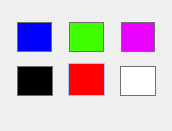
<?xml version="1.0" encoding="UTF-8"?>
<ui version="4.0">
 <class>ColorWdg</class>
 <widget class="QWidget" name="ColorWdg">
  <property name="geometry">
   <rect>
    <x>0</x>
    <y>0</y>
    <width>172</width>
    <height>131</height>
   </rect>
  </property>
  <property name="minimumSize">
   <size>
    <width>172</width>
    <height>131</height>
   </size>
  </property>
  <property name="maximumSize">
   <size>
    <width>172</width>
    <height>131</height>
   </size>
  </property>
  <property name="windowTitle">
   <string>Form</string>
  </property>
  <property name="styleSheet">
   <string notr="true">QWidget#widget_back
{
    border-image:url(:/imgs/colorwdg.png);
}

QPushButton
{
	height: 35px;
    width:35px;

	border:1px solid #707070;

margin:3px 2px 2px 2px
}

QPushButton:hover
{
    border:1px solid #6cb8ff;
}

QPushButton:pressed
{
    border:1px solid #95ccff;
}

QPushButton:checked
{
    border:1px solid #95ccff;

margin:0px 0px 2px 0px
}

QPushButton#pushButton_blue
{		
	background-color: rgb(0, 0, 255);
}

QPushButton#pushButton_green
{		
	background-color: #42ff00;
}
QPushButton#pushButton_pink
{		
	background-color: #ea00ff;
}
QPushButton#pushButton_black
{		
	background-color: rgb(0, 0, 0);
}
QPushButton#pushButton_red
{		
	background-color: rgb(255, 0, 0);
}
QPushButton#pushButton_white
{		
	background-color: rgb(255, 255, 255);
}</string>
  </property>
  <layout class="QVBoxLayout" name="verticalLayout">
   <property name="spacing">
    <number>0</number>
   </property>
   <property name="leftMargin">
    <number>0</number>
   </property>
   <property name="topMargin">
    <number>0</number>
   </property>
   <property name="rightMargin">
    <number>0</number>
   </property>
   <property name="bottomMargin">
    <number>0</number>
   </property>
   <item>
    <widget class="QWidget" name="widget_back" native="true">
     <layout class="QVBoxLayout" name="verticalLayout_2">
      <property name="spacing">
       <number>0</number>
      </property>
      <property name="leftMargin">
       <number>15</number>
      </property>
      <property name="topMargin">
       <number>15</number>
      </property>
      <property name="rightMargin">
       <number>15</number>
      </property>
      <property name="bottomMargin">
       <number>27</number>
      </property>
      <item>
       <layout class="QHBoxLayout" name="horizontalLayout">
        <property name="spacing">
         <number>13</number>
        </property>
        <item>
         <widget class="QPushButton" name="pushButton_blue">
          <property name="minimumSize">
           <size>
            <width>0</width>
            <height>35</height>
           </size>
          </property>
          <property name="maximumSize">
           <size>
            <width>16777215</width>
            <height>35</height>
           </size>
          </property>
          <property name="text">
           <string/>
          </property>
          <property name="checkable">
           <bool>true</bool>
          </property>
          <attribute name="buttonGroup">
           <string notr="true">buttonGroup_color</string>
          </attribute>
         </widget>
        </item>
        <item>
         <widget class="QPushButton" name="pushButton_green">
          <property name="minimumSize">
           <size>
            <width>0</width>
            <height>35</height>
           </size>
          </property>
          <property name="maximumSize">
           <size>
            <width>16777215</width>
            <height>35</height>
           </size>
          </property>
          <property name="text">
           <string/>
          </property>
          <property name="checkable">
           <bool>true</bool>
          </property>
          <attribute name="buttonGroup">
           <string notr="true">buttonGroup_color</string>
          </attribute>
         </widget>
        </item>
        <item>
         <widget class="QPushButton" name="pushButton_pink">
          <property name="minimumSize">
           <size>
            <width>0</width>
            <height>35</height>
           </size>
          </property>
          <property name="maximumSize">
           <size>
            <width>16777215</width>
            <height>35</height>
           </size>
          </property>
          <property name="text">
           <string/>
          </property>
          <property name="checkable">
           <bool>true</bool>
          </property>
          <attribute name="buttonGroup">
           <string notr="true">buttonGroup_color</string>
          </attribute>
         </widget>
        </item>
       </layout>
      </item>
      <item>
       <spacer name="verticalSpacer">
        <property name="orientation">
         <enum>Qt::Vertical</enum>
        </property>
        <property name="sizeType">
         <enum>QSizePolicy::Fixed</enum>
        </property>
        <property name="sizeHint" stdset="0">
         <size>
          <width>20</width>
          <height>5</height>
         </size>
        </property>
       </spacer>
      </item>
      <item>
       <layout class="QHBoxLayout" name="horizontalLayout_2">
        <property name="spacing">
         <number>13</number>
        </property>
        <item>
         <widget class="QPushButton" name="pushButton_black">
          <property name="minimumSize">
           <size>
            <width>0</width>
            <height>35</height>
           </size>
          </property>
          <property name="maximumSize">
           <size>
            <width>16777215</width>
            <height>35</height>
           </size>
          </property>
          <property name="text">
           <string/>
          </property>
          <property name="checkable">
           <bool>true</bool>
          </property>
          <attribute name="buttonGroup">
           <string notr="true">buttonGroup_color</string>
          </attribute>
         </widget>
        </item>
        <item>
         <widget class="QPushButton" name="pushButton_red">
          <property name="minimumSize">
           <size>
            <width>0</width>
            <height>35</height>
           </size>
          </property>
          <property name="maximumSize">
           <size>
            <width>16777215</width>
            <height>35</height>
           </size>
          </property>
          <property name="text">
           <string/>
          </property>
          <property name="checkable">
           <bool>true</bool>
          </property>
          <property name="checked">
           <bool>true</bool>
          </property>
          <attribute name="buttonGroup">
           <string notr="true">buttonGroup_color</string>
          </attribute>
         </widget>
        </item>
        <item>
         <widget class="QPushButton" name="pushButton_white">
          <property name="minimumSize">
           <size>
            <width>0</width>
            <height>35</height>
           </size>
          </property>
          <property name="maximumSize">
           <size>
            <width>16777215</width>
            <height>35</height>
           </size>
          </property>
          <property name="text">
           <string/>
          </property>
          <property name="checkable">
           <bool>true</bool>
          </property>
          <attribute name="buttonGroup">
           <string notr="true">buttonGroup_color</string>
          </attribute>
         </widget>
        </item>
       </layout>
      </item>
     </layout>
    </widget>
   </item>
  </layout>
 </widget>
 <resources/>
 <connections/>
 <buttongroups>
  <buttongroup name="buttonGroup_color"/>
 </buttongroups>
</ui>
